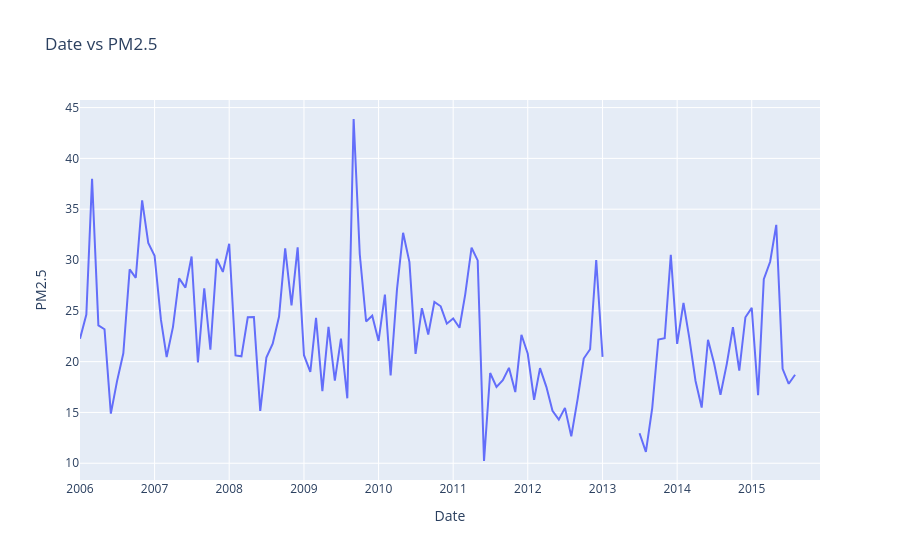

The notebook cell saved with this chart:
### Markdown cell above
Se crea un gráfico en donde se visualiza la evolución de los valores de PM2.5 y se pueden observar los datos faltantes

### Code cell
fig = px.line(datos, x='Date', y='PM2.5', title='Date vs PM2.5')
fig.show()
